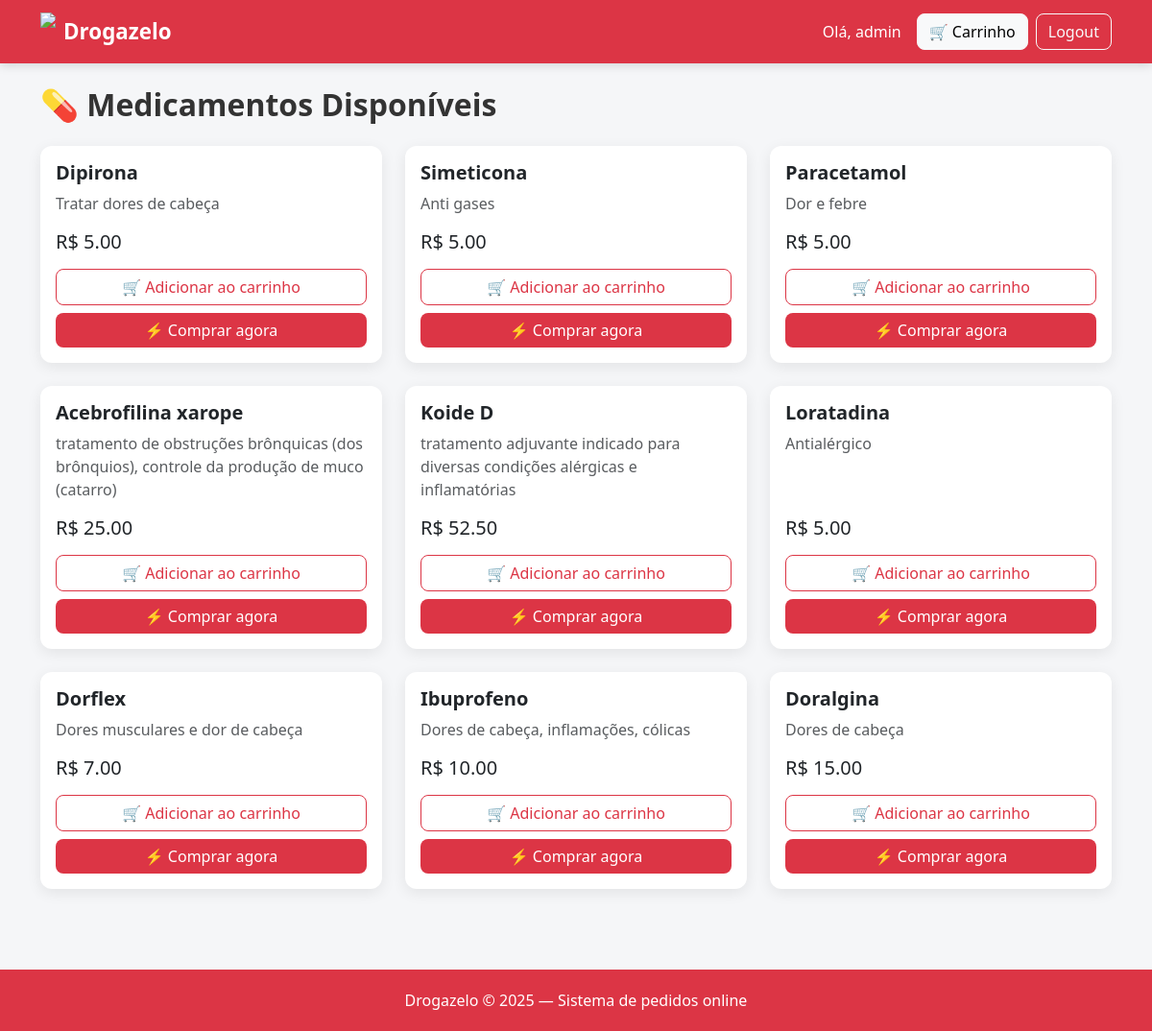
The app's page / (signed in) with its own data.
### produtos/models.py (models this page shows, shortened)
class Produto(models.Model):
    nome = models.CharField(max_length=100)
    descricao = models.TextField()
    preco = models.DecimalField(max_digits=8, decimal_places=2)
    estoque = models.IntegerField()

### produtos/views.py (the view)
# urls.py: path('', lista_produtos, name='lista_produtos'),
def lista_produtos(request):
    produtos = Produto.objects.all()
    return render(request, 'produtos/lista.html', {
        'produtos': produtos
    })

### templates/produtos/lista.html
{% extends 'base.html' %}
{% block conteudo %}
<h2 class="mb-4">💊 Medicamentos Disponíveis</h2>
<div class="row">
{% for produto in produtos %}
    <div class="col-md-4 mb-4">
        <div class="card h-100">
            <div class="card-body d-flex flex-column">
                <h5 class="card-title">{{ produto.nome }}</h5>
                <p class="card-text text-muted">{{ produto.descricao }}</p>
                <h5 class="mt-auto mb-3">R$ {{ produto.preco }}</h5>
                {% if user.is_authenticated %}
                <div class="d-grid gap-2">
                    <a href="{% url 'carrinho:adicionar' produto.id %}" class="btn btn-outline-danger">
                        🛒 Adicionar ao carrinho
                    </a>
                    <a href="{% url 'carrinho:comprar' produto.id %}" class="btn btn-danger">
                        ⚡ Comprar agora
                    </a>
                </div>
                {% else %}
                    <a href="{% url 'usuarios:login' %}" class="btn btn-secondary mt-2">
                        Faça login para comprar
                    </a>
                {% endif %}
            </div>
        </div>
    </div>
{% endfor %}
</div>
{% endblock %}

### templates/base.html (shortened to what this page needs)
{% load static %}
<!DOCTYPE html>
<html lang="pt-br">
<head>
    <link href="https://cdn.jsdelivr.net/npm/bootstrap@5.3.2/dist/css/bootstrap.min.css" rel="stylesheet">
    <link rel="stylesheet" href="{% static 'css/style.css' %}">
</head>
<body>
<nav class="navbar navbar-expand-lg navbar-dark bg-danger">
  <div class="container">
    <a class="navbar-brand d-flex align-items-center" href="/">
        <img src="{% static 'images/logo.png' %}" height="40" class="me-2">
        Drogazelo
    </a>
    <div class="d-flex align-items-center gap-2">
      {% if user.is_authenticated %}
        <span class="text-white me-2">
            Olá, {{ user.username }}
        </span>
        <a href="{% url 'carrinho:ver' %}" class="btn btn-light">
          🛒 Carrinho
        </a>
        <form action="{% url 'usuarios:logout' %}" method="post">
          <button type="submit" class="btn btn-outline-light">
            Logout
          </button>
        </form>
      {% endif %}
    </div>
  </div>
</nav>
<div class="container mt-4">
    {% block conteudo %}{% endblock %}
</div>
<div class="footer">
    Drogazelo © 2025 — Sistema de pedidos online
</div>
</body>
</html>

### static/css/style.css (style rules this page uses)
body { background-color: #f5f6f8; font-family: 'Segoe UI', Tahoma, Geneva, Verdana, sans-serif; }
.navbar { box-shadow: 0 2px 10px rgba(0,0,0,0.15); }
.navbar-brand { font-weight: bold; font-size: 1.4rem; }
.btn { border-radius: 8px; font-weight: 500; transition: all 0.2s ease-in-out; }
.btn-danger { background-color: #dc3545; border: none; }
.card { border-radius: 12px; border: none; box-shadow: 0 4px 15px rgba(0,0,0,0.08); transition: transform 0.2s ease; }
.card-title { font-weight: bold; }
h2, h4 { font-weight: bold; color: #333; }
.footer { margin-top: 60px; padding: 20px; background-color: #dc3545; color: white; text-align: center; }

### records on screen
Produto: nome "Dipirona", descricao "Tratar dores de cabeça", preco "5.00"
Produto: nome "Simeticona", descricao "Anti gases", preco "5.00"
Produto: nome "Paracetamol", descricao "Dor e febre", preco "5.00"
Produto: nome "Acebrofilina xarope", descricao "tratamento de obstruções brônquicas (dos brônquios), controle da produção de muco (catarro)", preco "25.00"
Produto: nome "Koide D", descricao "tratamento adjuvante indicado para diversas condições alérgicas e inflamatórias", preco "52.50"
Produto: nome "Loratadina", descricao "Antialérgico", preco "5.00"
Produto: nome "Dorflex", descricao "Dores musculares e dor de cabeça", preco "7.00"
Produto: nome "Ibuprofeno", descricao "Dores de cabeça, inflamações, cólicas", preco "10.00"
Produto: nome "Doralgina", descricao "Dores de cabeça", preco "15.00"

### other values on screen
{{ user.username }} "admin"
